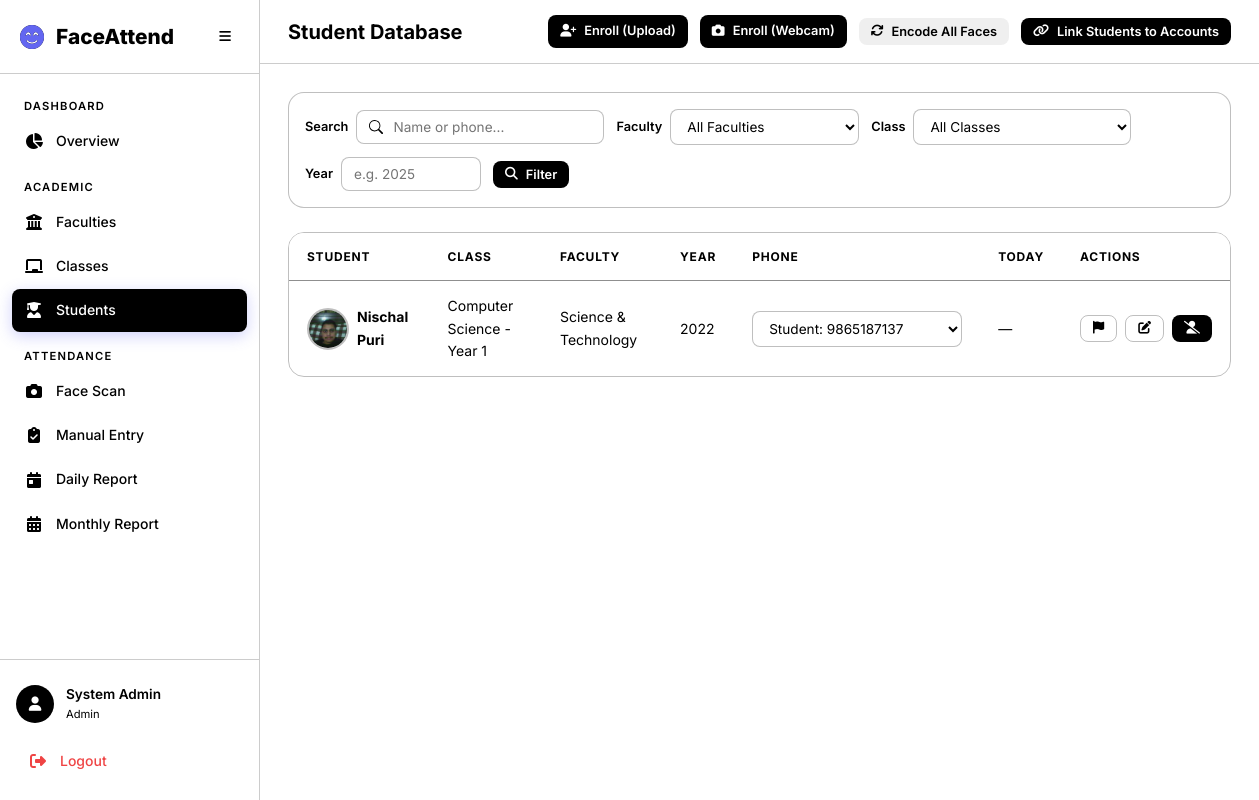
The page /academics/students/ on the database as committed earlier.
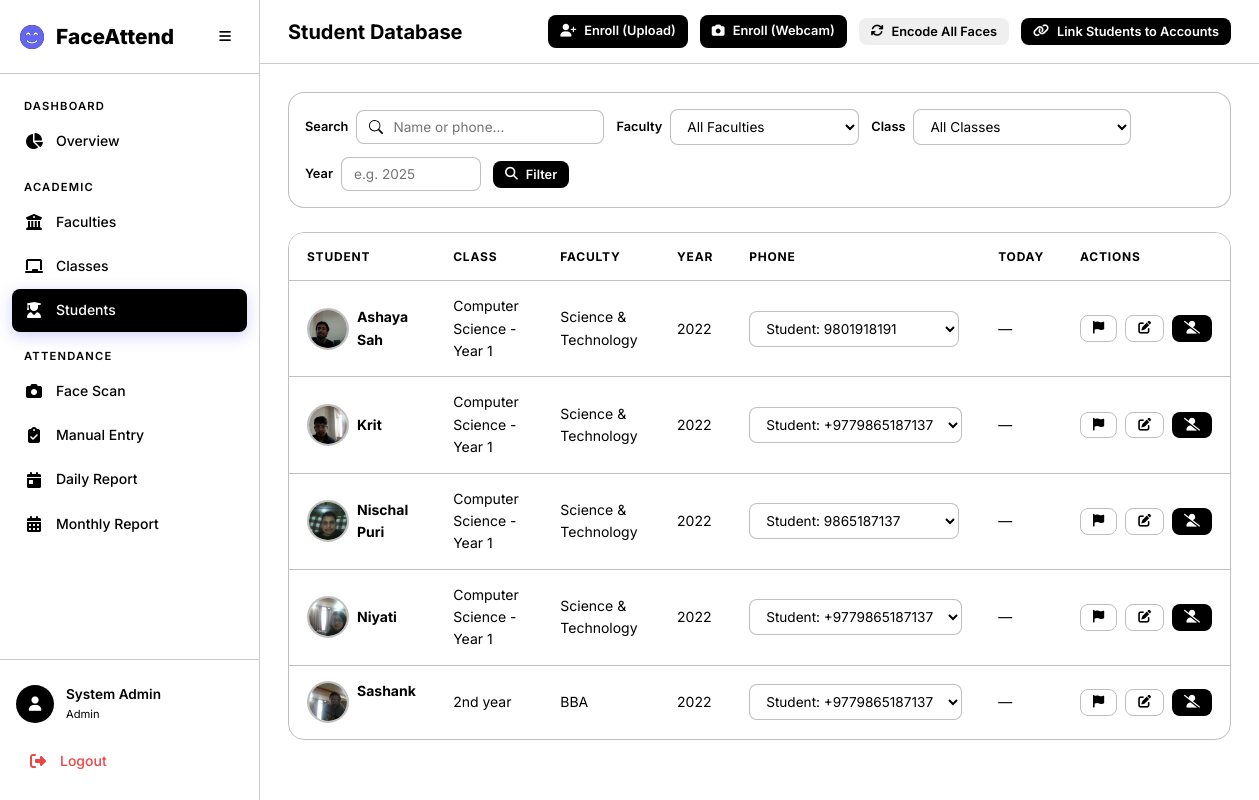
The same page on the database as committed later.
### academics/models.py (models this page shows, shortened)
class Student(models.Model):
    user = models.OneToOneField(
        settings.AUTH_USER_MODEL,
        on_delete=models.CASCADE,
        related_name='student_profile',
        null=True, blank=True,
    )
    full_name = models.CharField(max_length=300)
    profile_image = models.ImageField(upload_to='students/profiles/')
    face_encoding = models.BinaryField(null=True, blank=True, help_text='128-d face encoding as bytes')
    enrollment_year = models.PositiveIntegerField()
    faculty = models.ForeignKey(Faculty, on_delete=models.CASCADE, related_name='students')
    academic_class = models.ForeignKey(AcademicClass, on_delete=models.CASCADE, related_name='students')
    phone = models.CharField(max_length=20, blank=True)
    guardian_phone = models.CharField(max_length=20, blank=True)
    is_phone_flagged = models.BooleanField(
        default=False,
        help_text='Mark this when the student phone number is incorrect.',
    )
    is_active = models.BooleanField(default=True)
    created_at = models.DateTimeField(auto_now_add=True)
    updated_at = models.DateTimeField(auto_now=True)
    class Meta:
        ordering = ['full_name']

class AcademicClass(models.Model):
    name = models.CharField(max_length=200)
    faculty = models.ForeignKey(Faculty, on_delete=models.CASCADE, related_name='classes')
    teacher = models.ForeignKey(
        settings.AUTH_USER_MODEL,
        on_delete=models.SET_NULL,
        null=True, blank=True,
        related_name='assigned_classes',
        limit_choices_to={'role': 'teacher'},
    )
    created_at = models.DateTimeField(auto_now_add=True)
    updated_at = models.DateTimeField(auto_now=True)
    class Meta:
        verbose_name_plural = 'Classes'
        ordering = ['faculty__name', 'name']
        unique_together = ['name', 'faculty']

class Faculty(models.Model):
    name = models.CharField(max_length=200, unique=True)
    description = models.TextField(blank=True)
    created_at = models.DateTimeField(auto_now_add=True)
    updated_at = models.DateTimeField(auto_now=True)
    class Meta:
        verbose_name_plural = 'Faculties'
        ordering = ['name']

### academics/views.py (the view)
# urls.py: path('students/', views.student_list, name='student_list'),
@login_required
@admin_or_teacher_required
def student_list(request):
    students = Student.objects.filter(is_active=True).select_related('faculty', 'academic_class')
    faculty_id = request.GET.get('faculty')
    class_id = request.GET.get('class')
    search = request.GET.get('search', '')
    year = request.GET.get('year')
    if faculty_id:
        students = students.filter(faculty_id=faculty_id)
    if class_id:
        students = students.filter(academic_class_id=class_id)
    if search:
        students = students.filter(
            Q(full_name__icontains=search) | Q(phone__icontains=search)
        )
    if year:
        students = students.filter(enrollment_year=year)
    today = timezone.localdate()
    attendance_map = {}
    for att in Attendance.objects.filter(date=today, student__in=students):
        attendance_map[att.student_id] = att.status
    students = list(students)
    for s in students:
        s.today_status = attendance_map.get(s.id)
    faculties = Faculty.objects.all()
    classes = AcademicClass.objects.all()
    context = {
        'students': students,
        'faculties': faculties,
        'classes': classes,
        'search': search,
        'selected_faculty': faculty_id,
        'selected_class': class_id,
        'selected_year': year,
    }
    return render(request, 'academics/student_list.html', context)

### templates/academics/student_list.html (shortened to what the changed rows need)
{% extends 'base.html' %}
{% load static %}
{% block page_title %}Student Database{% endblock %}
{% block content %}
<div class="table-container animate-fade-in">
    <table class="data-table" id="studentTable">
        <thead>
            <tr>
                <th>Student</th>
                <th>Class</th>
                <th>Faculty</th>
                <th>Year</th>
                <th>Phone</th>
                <th>Today</th>
                <th>Actions</th>
            </tr>
        </thead>
        <tbody>
            {% for s in students %}
            <tr>
                <td>
                    <div class="d-flex align-center gap-1">
                        {% if s.profile_image %}
                        <img src="{{ s.profile_image.url }}" alt="" class="student-avatar">
                        {% else %}
                        <div class="student-avatar d-flex align-center"
                            style="justify-content:center; background: var(--bg-secondary);"><i class="fas fa-user"></i>
                        </div>
                        {% endif %}
                        <div>
                            <strong>{{ s.full_name }}</strong>
                        </div>
                    </div>
                </td>
                <td>{{ s.academic_class.name }}</td>
                <td>{{ s.faculty.name }}</td>
                <td>{{ s.enrollment_year }}</td>
                <td>
                    <select class="filter-input" style="min-width: 210px; max-width: 260px;">
                        <option value="student">
                            Student: {% if s.phone %}{{ s.phone }}{% else %}—{% endif %}
                        </option>
                    </select>
                </td>
                <td>
                    {% if s.today_status %}
                    <span class="badge badge-{{ s.today_status }}">{{ s.today_status|title }}</span>
                    {% else %}
                    <span class="text-muted">—</span>
                    {% endif %}
                </td>
                <td>
                    <div class="d-flex gap-1">
                        <form method="post" action="{% url 'academics:student_toggle_phone_flag' s.pk %}" style="display:inline;">
                            <button type="submit" class="btn btn-sm {% if s.is_phone_flagged %}btn-warning{% else %}btn-outline{% endif %}"
                                title="{% if s.is_phone_flagged %}Unflag wrong guardian number{% else %}Flag wrong guardian number{% endif %}">
                                <i class="fas fa-flag"></i>
                            </button>
                        </form>
                        <a href="{% url 'academics:student_edit' s.pk %}" class="btn btn-sm btn-outline" title="Edit"><i
                                class="fas fa-edit"></i></a>
                        <a href="{% url 'academics:student_delete' s.pk %}" class="btn btn-sm btn-danger"
                            title="Deactivate"><i class="fas fa-user-slash"></i></a>
                    </div>
                </td>
            </tr>
            {% empty %}
            <tr>
                <td colspan="7" class="text-center text-muted">No students found.</td>
            </tr>
            {% endfor %}
        </tbody>
    </table>
</div>
{% endblock %}

Rows that differ between the two databases and show on the page:
added Student: profile_image (picture), full_name "Ashaya Sah", academic_class.name "Computer Science - Year 1", faculty.name "Science & Technology", enrollment_year "2022"
added Student: profile_image (picture), full_name "Krit", academic_class.name "Computer Science - Year 1", faculty.name "Science & Technology", enrollment_year "2022"
added Student: profile_image (picture), full_name "Niyati", academic_class.name "Computer Science - Year 1", faculty.name "Science & Technology", enrollment_year "2022"
added Student: profile_image (picture), full_name "Sashank", academic_class.name "2nd year", faculty.name "BBA", enrollment_year "2022"
